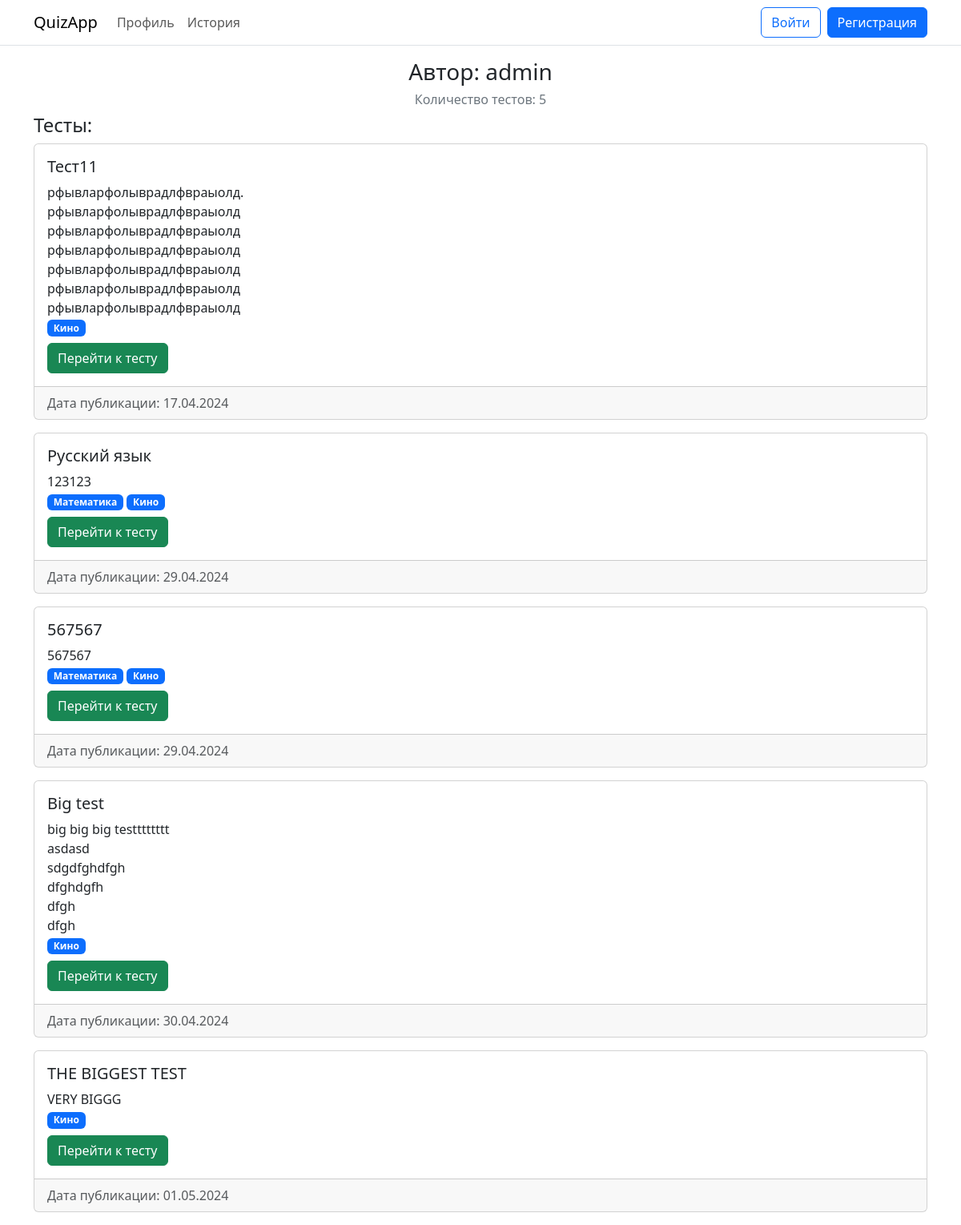
The page /user_tests/admin/ on the database as committed earlier.
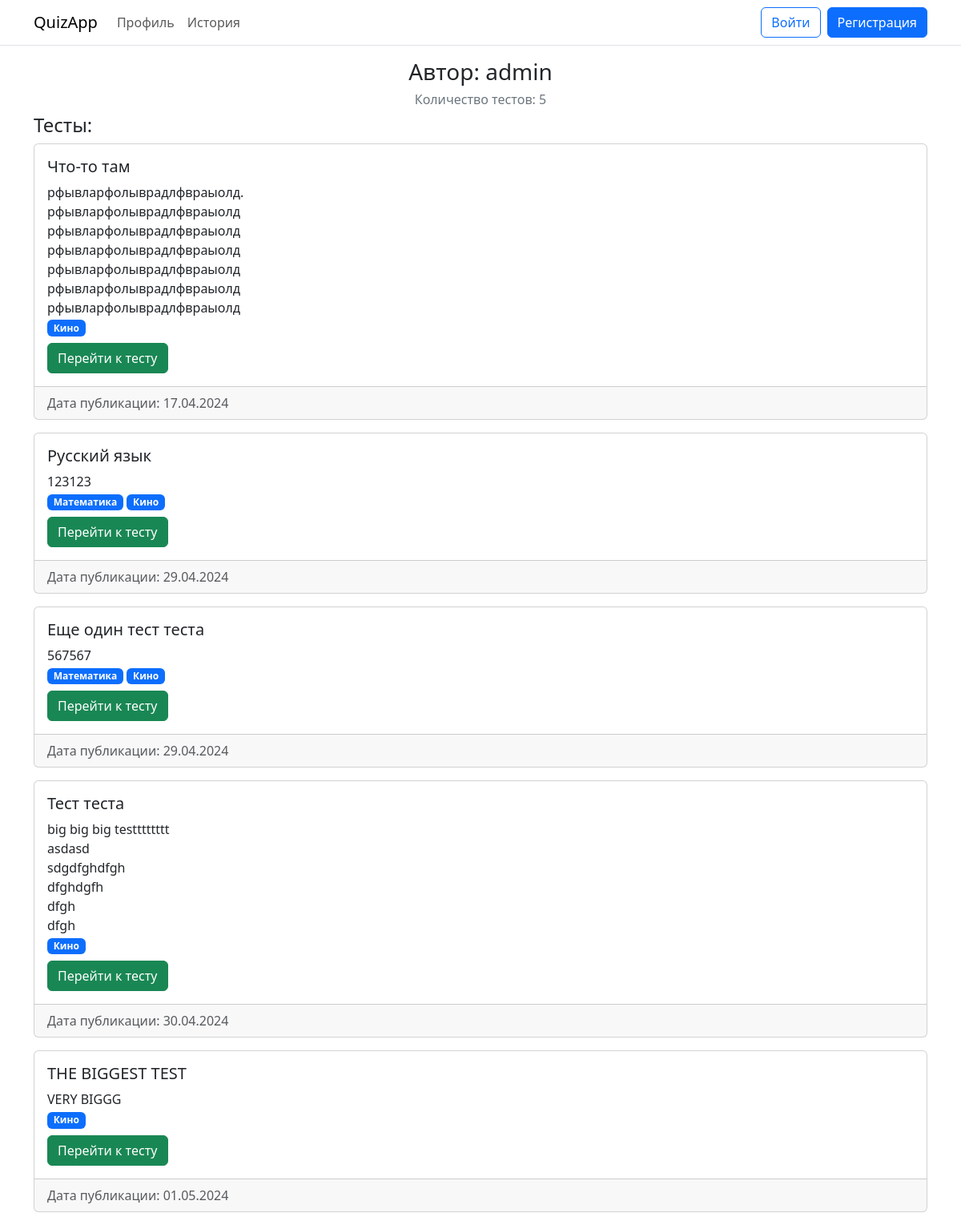
The same page on the database as committed later.
### Web/models.py (models this page shows)
class Test(models.Model):
    tags = models.ManyToManyField(Tags)
    user = models.ForeignKey(User, on_delete = models.CASCADE)
    title = models.CharField(max_length = 200, default = "")
    description = models.CharField(max_length = 2000, default = "")
    is_published = models.BooleanField(default = False)
    published_at = models.DateField(default = datetime.date.today())
    created_at = models.DateField(default = datetime.date.today())
    pass_rate = models.IntegerField(default = 0)

### Tests/views.py (the view)
# urls.py: path("user_tests/<username>/", tests.user_tests),
def user_tests(request, username):
    try:
        user = User.objects.get(username = username)
        context = { "username": request.user.username,
                    "author": user.username,
                    "tests": user.test_set.filter(is_published = True) }
        return render(request, "Tests/user_tests.html", context)
    except User.DoesNotExist:
        return redirect("/error")

### templates/Tests/user_tests.html (shortened to what this page needs)
{% extends "Web/base.html" %}
{% block auth %}{% include "Web/log_navbar.html" %}{% endblock auth %}
{% block content %}
    <h3 class="text-center">Автор: {{ author }}</h3>
    <h6 class="text-center text-secondary">Количество тестов: {{ tests.count }}</h6>
    <h4>Тесты:</h4>
    {% if tests.count > 0 %}
    <div>
      {% for test in tests %}
      <div class="card mb-3" id="item-{{test.id}}">
          <div class="card-body">
            <h5 class="card-title">{{ test.title }}</h5>
            <p class="description mb-0">{{ test.description }}</p>
            {% if test.tags.count > 0 %}
              <p class="mb-0">
                {% for tag in test.tags.all %}
                    <span class="badge text-bg-primary">{{ tag.label }}</span>
                {% endfor %}
              </p>
            {% endif %}
            <a href="/about/{{ test.id }}/" class="btn btn-success mt-2">Перейти к тесту</a>
          </div>
          <div class="card-footer text-body-secondary">
              Дата публикации: {{ test.published_at|date:"d.m.Y" }}
          </div>
      </div>
      {% endfor %}
    </div>
  {% else %}
  <h5 class="text-center">Список пуст</h5>
  {% endif %}
{% endblock content %}

Rows that differ between the two databases and show on the page:
changed Test: title "Тест11" → "Что-то там"
changed Test: title "567567" → "Еще один тест теста"
changed Test "big big big testttttttt asdasd sdgdfghdfgh dfghdgfh dfgh dfgh": title "Big test" → "Тест теста"
